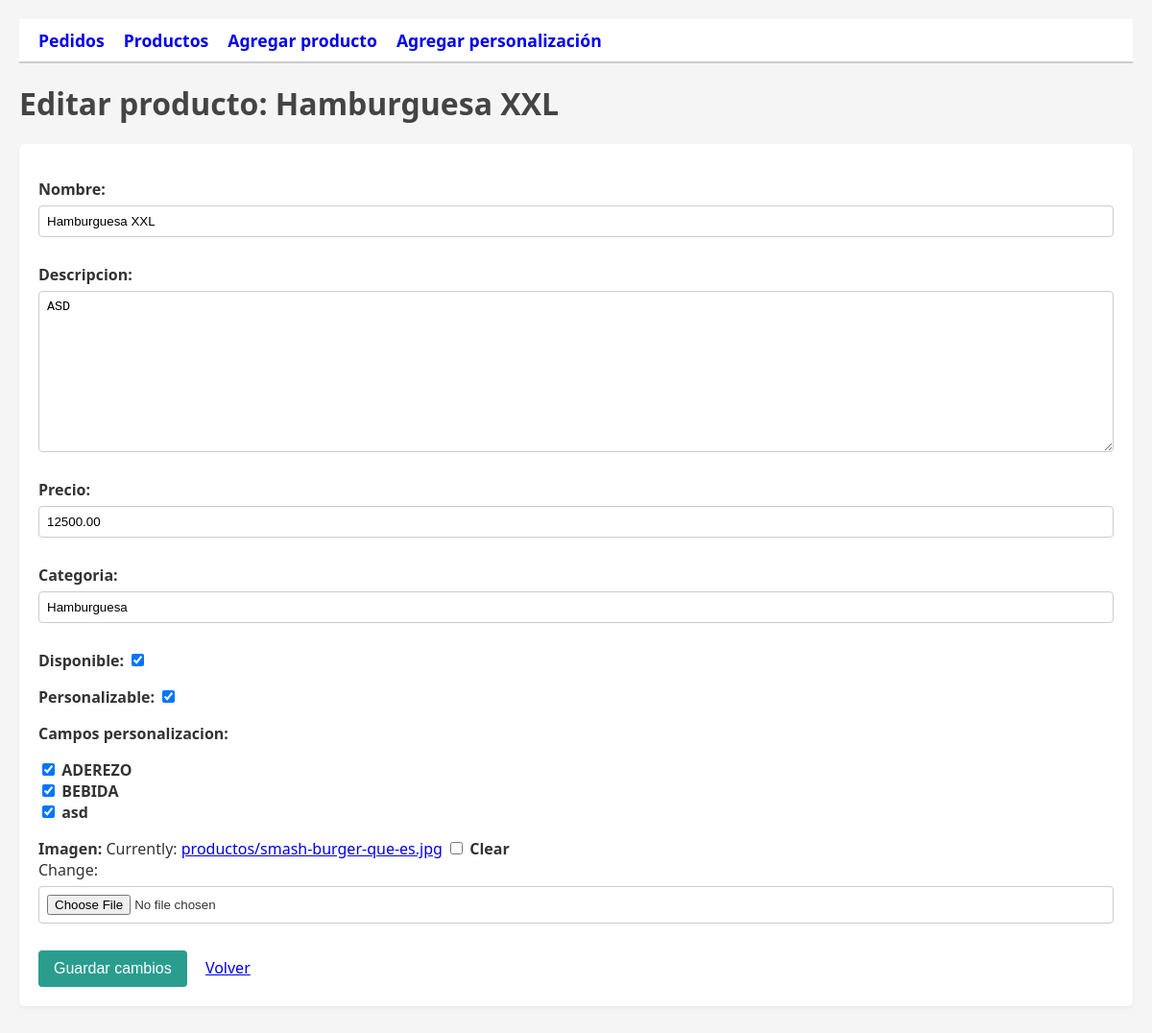
The app's page /panel/productos/10/editar/, older data.
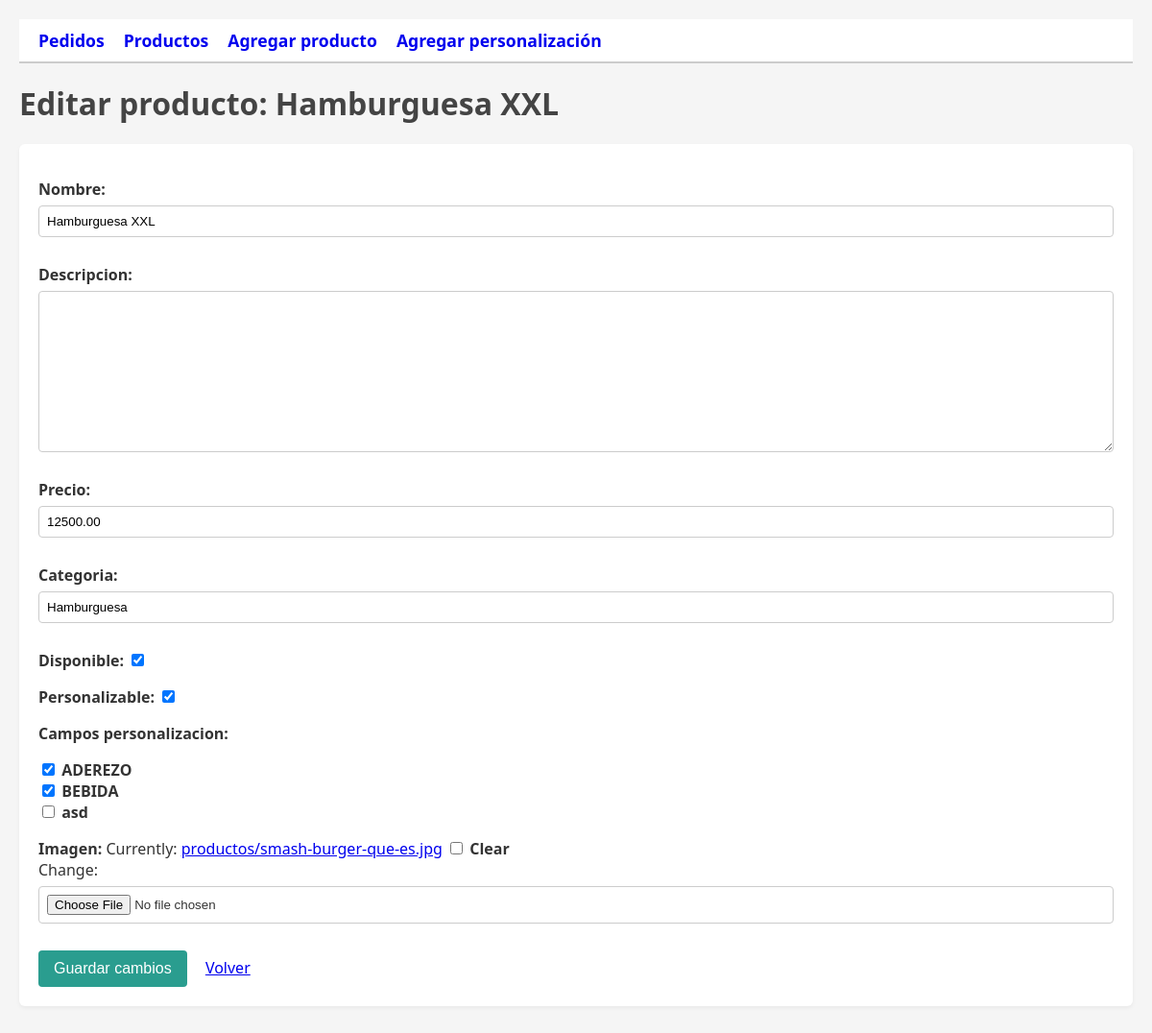
The same page, newer data.
### mi_app/models.py (models this page shows, shortened)
class Producto(models.Model):
    nombre = models.CharField(max_length=100)
    descripcion = models.TextField(blank=True)
    precio = models.DecimalField(max_digits=8, decimal_places=2)
    categoria = models.CharField(max_length=50)
    disponible = models.BooleanField(default=True)
    personalizable = models.BooleanField(default=False)
    campos_personalizacion = models.ManyToManyField('PersonalizacionCampo', blank=True, related_name='productos')
    imagen = models.ImageField(upload_to='productos/', blank=True, null=True)  # 👈 campo nuevo

class PersonalizacionCampo(models.Model):
    nombre = models.CharField(max_length=100)
    es_multiple = models.BooleanField(default=False)  # NUEVO CAMPO
    def __str__(self):
        return self.nombre

### mi_app/views.py (the view)
# urls.py: path('panel/productos/<int:pk>/editar/', views.editar_producto_admin, name='editar_producto_admin'),
def editar_producto_admin(request, pk):
    producto = get_object_or_404(Producto, pk=pk)
    if request.method == 'POST':
        form = ProductoForm(request.POST, request.FILES, instance=producto)
        if form.is_valid():
            form.save()
            return redirect('productos_admin')
    else:
        form = ProductoForm(instance=producto)
    return render(request, 'admin/editar_producto_admin.html', {'form': form, 'producto': producto})

### mi_app/forms.py
class ProductoForm(forms.ModelForm):
    class Meta:
        model = Producto
        fields = ['nombre', 'descripcion', 'precio', 'categoria', 'disponible', 'personalizable', 'campos_personalizacion', 'imagen']
        widgets = {
            'campos_personalizacion': forms.CheckboxSelectMultiple,
        }

### mi_app/templates/admin/editar_producto_admin.html (shortened to what this page needs)
{% load static %}
<link rel="stylesheet" href="{% static 'css/admin_panel.css' %}">
<nav class="admin-menu">
  <a href="{% url 'pedidos_admin' %}">Pedidos</a>
  <a href="{% url 'productos_admin' %}">Productos</a>
  <a href="{% url 'agregar_producto_admin' %}">Agregar producto</a>
  <a href="{% url 'agregar_personalizacion_admin' %}">Agregar personalización</a>
</nav>
<h1>Editar producto: {{ producto.nombre }}</h1>
<form method="post" enctype="multipart/form-data">
  {{ form.as_p }}
  <button type="submit">Guardar cambios</button>
  <a href="{% url 'productos_admin' %}" style="margin-left: 15px;">Volver</a>
</form>

Row changes from the older to the newer data that the page shows:
changed Producto "Hamburguesa XXL": descripcion "ASD" → (not shown)
Text that changed along with them:
form field campos_personalizacion: "☑ ☑ ☑" → "☑ ☑ ☐"
